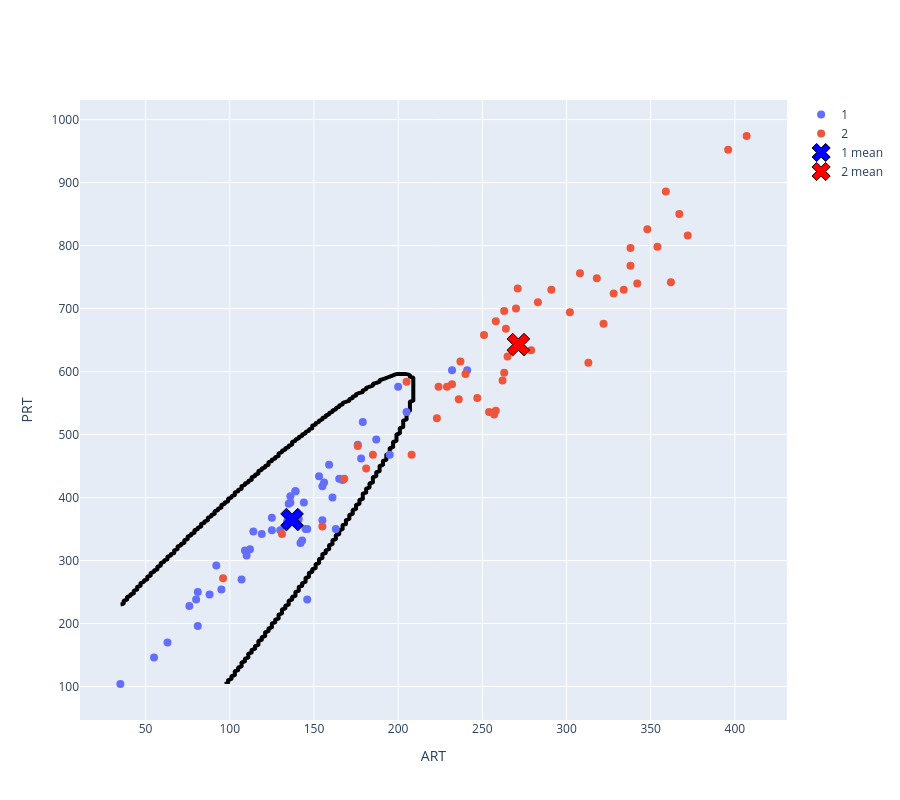
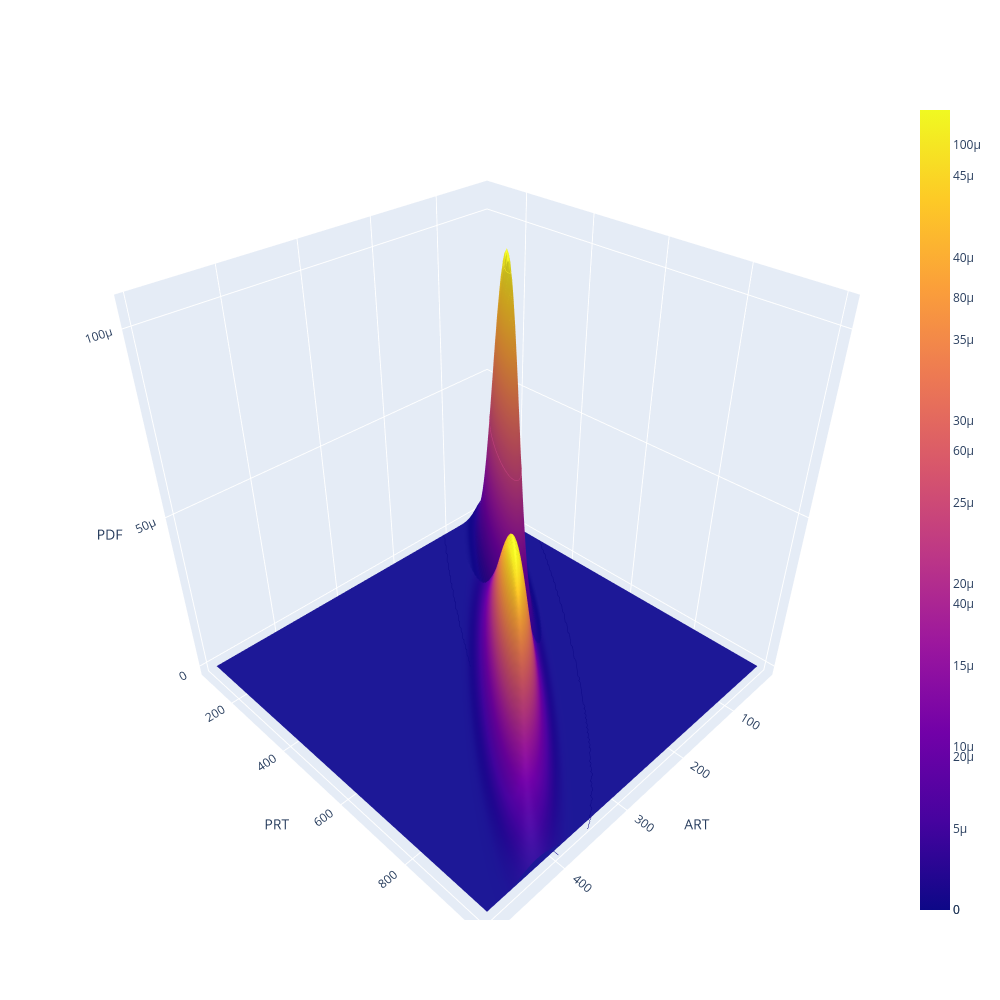

Notebook code for these charts, in order:
### Markdown cell above
# Bayes Classifier

### Code cell
import plotly.graph_objects as go
import numpy as np
import pandas as pd
import os
from sklearn import mixture


#Function to evaluate a gaussian PDF (probability density function) acourding to the mean and covariance provided as input
def pdfGauss(X, mean, cov):
    '''
    X: input data points for which we want to evaluate the Gaussian PDF.
    mean: the mean vector of the Gaussian distribution.
    cov: the covariance matrix of the Gaussian distribution.
    '''
    covInv = np.linalg.inv(cov)
    dim = cov.shape[0]
    val = np.array([])
    for i in range(X.shape[0]):
        dist = ((np.array([X[i,:]-mean]))@covInv@(np.array([X[i,:]-mean])).T).squeeze()
        val = np.append(val, np.exp(-0.5*dist)/((2*np.pi)**(dim/2)*np.linalg.det(cov)**0.5))
    return np.array([val]).T


#Fit bayes for the training data
def fitBayes(Xtr, ytr):
    ix1 = np.where(ytr==1)[0]
    ix2 = np.where(ytr==2)[0]

    #Compute priors
    Pw1 = ix1.shape[0]/(ix1.shape[0]+ix2.shape[0])
    Pw2 = ix2.shape[0]/(ix1.shape[0]+ix2.shape[0])

    # Estimate gaussian conditional PDFs --> fit two Gaussian Mixture Models with 1 component
    clf1 = mixture.GaussianMixture(n_components=1)
    clf2 = mixture.GaussianMixture(n_components=1)
    mod1 = clf1.fit(Xtr[ix1,:])
    mod2 = clf2.fit(Xtr[ix2,:])

    return {'mean1': mod1.means_.squeeze(), 'mean2': mod2.means_.squeeze(),
            'cov1': mod1.covariances_[0], 'cov2': mod2.covariances_[0],
            'Pw1': Pw1, 'Pw2': Pw2}


#Apply a trained bayes classifier - give the model output
def useBayes(Xte, model):
    '''
    Xte: input data points for which we want to predict the class labels.
    model: dictionary with the means, covariances and priors of each class.
    '''
    Pw1X = pdfGauss(Xte, model['mean1'], model['cov1'])*model['Pw1']
    Pw2X = pdfGauss(Xte, model['mean2'], model['cov2'])*model['Pw2']

    # Returns 1 where Pw1X > Pw2X and 2 otherwise
    return ((-np.sign(Pw1X-Pw2X))*0.5+1.5).squeeze()


def plotDecision(X, y, model, granularity=0.01, classContours=False, f1name="f1", f2name="f2"):
    #Identify class indexes
    ix1 = np.where(y==1)[0]
    ix2 = np.where(y==2)[0]

    #Create vectors for plotting
    xRange = np.arange(X[:,0].min(), X[:,0].max()+0.5, granularity)
    yRange = np.arange(X[:,1].min(), X[:,1].max(), granularity)

    Xp, Yp = np.meshgrid(xRange, yRange)
    XX = np.array([Xp.ravel(), Yp.ravel()]).T

    #Sample class one pdf, just to get contours
    Z1 = pdfGauss(XX, model['mean1'], model['cov1']).reshape(Xp.shape)
    #Sample class two pdf, just to get contours
    Z2 = pdfGauss(XX, model['mean2'], model['cov2']).reshape(Xp.shape)

    #Plot samples
    fig = go.Figure()
    fig.add_trace(go.Scatter(x=X[ix1,0], y=X[ix1,1], name='1'))
    fig.add_trace(go.Scatter(x=X[ix2,0], y=X[ix2,1], name='2'))
    fig.update_traces(marker=dict(size=8))

    #Plot means
    fig.add_trace(go.Scatter(x=np.array([model['mean1'][0]]), y=np.array([model['mean1'][1]]),
                             marker_size=20, marker_symbol='x', name='1 mean',
                             marker=dict(color="blue", line=dict(width=1, color='black'))))
    fig.add_trace(go.Scatter(x=np.array([model['mean2'][0]]), y=np.array([model['mean2'][1]]),
                             marker_size=20, marker_symbol='x', name='2 mean',
                             marker=dict(color="red", line=dict(width=1, color='black'))))
    fig.update_traces(mode='markers')

    #Compute Bayes decision for the grid
    yteP = np.zeros((yRange.shape[0], xRange.shape[0]))
    for i in range(xRange.shape[0]):
        for j in range(yRange.shape[0]):
            yteP[j,i] = useBayes(np.array([[xRange[i], yRange[j]]]), model)

    if classContours:
        fig.add_trace(go.Contour(z=Z1, x=xRange, y=yRange,
                                 contours_coloring='lines', line_width=1, showscale=False))
        fig.add_trace(go.Contour(z=Z2, x=xRange, y=yRange,
                                 contours_coloring='lines', line_width=1, showscale=False))

    #Add decision contour
    fig.add_trace(go.Contour(z=yteP, x=xRange, y=yRange, contours_coloring='lines',
                             name='Decision Boundary', colorscale='Greys',
                             line_width=4, showscale=False))
    fig.update_traces(ncontours=1, selector=dict(type='contour'))
    fig.update_xaxes(title_text=f1name)
    fig.update_yaxes(title_text=f2name)
    fig.update_layout(autosize=False, width=900, height=800)
    fig.show()


#--------------------------------------------------------------------------------------------
# Ler o ficheiro CSV: separador ';', decimal ',' e saltar a linha vazia (linha 2)
df = pd.read_csv(
    r"C:/Users/josem/OneDrive/Ambiente de Trabalho/Zé Miguel/UNIVERSIDADE/5ANO/Rodrigo_Jose/AC/datasets/CORK_STOPPERS.csv",
    sep=";",
    decimal=",",
    skiprows=[1]
)

# Selecionar as colunas pretendidas e remover linhas com valores em falta
CorkStopp = df[["C", "ART", "N.1", "PRT", "ARM", "PRM",
                "ARTG", "NG", "PRTG", "RAAR", "RAN"]].dropna().copy()

fnames = CorkStopp.columns[1:]

# Índices posicionais das amostras de cada classe (classes 1 e 2 para treino)
ixSuper = np.where(CorkStopp["C"].to_numpy() == 1)[0]
ixAverage = np.where(CorkStopp["C"].to_numpy() == 2)[0]

print("Dimensões do dataset:", CorkStopp.shape)
print("Features:", list(fnames))
print("Número de amostras da classe 1:", len(ixSuper))
print("Número de amostras da classe 2:", len(ixAverage))

#Extract features for training
ARTSup = CorkStopp['ART'].to_numpy()[ixSuper]
ARTAvg = CorkStopp['ART'].to_numpy()[ixAverage]

PRTSup = CorkStopp['PRT'].to_numpy()[ixSuper]
PRTAvg = CorkStopp['PRT'].to_numpy()[ixAverage]

X1 = np.array([ARTSup, PRTSup]).T
X2 = np.array([ARTAvg, PRTAvg]).T
XtrC = np.concatenate((X1, X2), axis=0)
ytrC = np.concatenate((CorkStopp['C'].to_numpy()[ixSuper],
                       CorkStopp['C'].to_numpy()[ixAverage]))

#Fit bayes to training
modelC = fitBayes(XtrC, ytrC)

#Evaluate on the training data
yp = useBayes(XtrC, modelC)

# Índices dentro de ytrC (e yp), que tem só as amostras de treino
ix1 = np.where(ytrC == 1)[0]
ix2 = np.where(ytrC == 2)[0]

TP = np.sum(yp[ix1] == 1)
FN = np.sum(yp[ix1] != 1)
TN = np.sum(yp[ix2] == 2)
FP = np.sum(yp[ix2] != 2)

SS = TP/(TP+FN)
SP = TN/(TN+FP)
PR = TP/(TP+FP)
F1 = 2*PR*SS/(PR+SS)
AC = (TN+TP)/(TP+TN+FP+FN)

print("Sensitivity(%)=" + str(SS*100))
print("Specificity(%)=" + str(SP*100))
print("Precision(%)=" + str(PR*100))
print("F1Score(%)=" + str(F1*100))
print("Accuracy(%)=" + str(AC*100))

#plot the decision plane
plotDecision(XtrC, ytrC, modelC, granularity=2, classContours=False, f1name="ART", f2name="PRT")

#Plot conditional PDFs as 3D surfaces
xp = np.arange(30, 500, 5)
yp_grid = np.arange(100, 1000, 5)
Xp, Yp = np.meshgrid(xp, yp_grid)
XX = np.array([Xp.ravel(), Yp.ravel()]).T

Z1 = pdfGauss(XX, modelC['mean1'], modelC['cov1']).reshape(Xp.shape)
Z2 = pdfGauss(XX, modelC['mean2'], modelC['cov2']).reshape(Xp.shape)

fig = go.Figure()
fig.add_trace(go.Surface(x=Xp, y=Yp, z=Z1))
fig.add_trace(go.Surface(x=Xp, y=Yp, z=Z2))
fig.update_traces(contours_z=dict(show=True, usecolormap=True,
                                  highlightcolor="limegreen", project_z=True))
fig.update_scenes(xaxis_title_text='ART', yaxis_title_text='PRT', zaxis_title_text='PDF')
fig.update_layout(autosize=False, width=1000, height=1000)
fig.show()

### Figure 1 — Plotly figure (JSON) as saved in the notebook; plotly's stock layout.template omitted (floating-point values rounded to 4 significant figures; data arrays with more than 128 entries replaced by an {"elided": "..."} marker saying what was removed)
{"data": [{"marker": {"size": 8}, "mode": "markers", "name": "1", "type": "scatter", "x": [81, 80, 81, 125, 146, 109, 161, 136, 156, 95, 163, 112, 130, 134, 167, 159, 195, 176, 141, 146, 142, 155, 200, 114, 178, 92, 165, 145, 63, 139, 139, 119, 107, 241, 143, 205, 144, 136, 35, 153, 135, 88, 76, 155, 232, 55, 110, 187, 125, 179], "y": [250, 238, 196, 368, 350, 316, 400, 402, 424, 254, 350, 318, 348, 362, 428, 452, 468, 484, 366, 238, 328, 418, 576, 346, 462, 292, 430, 350, 170, 410, 410, 342, 270, 602, 332, 536, 392, 392, 104, 434, 390, 246, 228, 364, 602, 146, 308, 492, 348, 520]}, {"marker": {"size": 8}, "mode": "markers", "name": "2", "type": "scatter", "x": [240, 224, 265, 232, 176, 229, 237, 155, 96, 279, 181, 263, 205, 302, 348, 185, 313, 257, 168, 338, 367, 223, 354, 131, 258, 262, 283, 407, 270, 291, 258, 247, 263, 318, 271, 359, 334, 251, 236, 254, 342, 372, 308, 362, 322, 396, 338, 208, 264, 328], "y": [596, 576, 624, 580, 482, 576, 616, 354, 272, 634, 446, 696, 584, 694, 826, 468, 614, 532, 430, 796, 850, 526, 798, 342, 538, 586, 710, 974, 700, 730, 680, 558, 598, 748, 732, 886, 730, 658, 556, 536, 740, 816, 756, 742, 676, 952, 768, 468, 668, 724]}, {"marker": {"color": "blue", "line": {"color": "black", "width": 1}, "size": 20, "symbol": "x"}, "mode": "markers", "name": "1 mean", "type": "scatter", "x": [137], "y": [365.0]}, {"marker": {"color": "red", "line": {"color": "black", "width": 1}, "size": 20, "symbol": "x"}, "mode": "markers", "name": "2 mean", "type": "scatter", "x": [271.4], "y": [642.8]}, {"colorscale": [[0, "rgb(255,255,255)"], [0.125, "rgb(240,240,240)"], [0.25, "rgb(217,217,217)"], [0.375, "rgb(189,189,189)"], [0.5, "rgb(150,150,150)"], [0.625, "rgb(115,115,115)"], [0.75, "rgb(82,82,82)"], [0.875, "rgb(37,37,37)"], [1, "rgb(0,0,0)"]], "contours": {"coloring": "lines"}, "line": {"width": 4}, "name": "Decision Boundary", "ncontours": 1, "showscale": false, "type": "contour", "x": {"elided": "187 int values"}, "y": {"elided": "435 int values"}, "z": {"elided": "435x187 int values"}}], "layout": {"autosize": false, "height": 800, "width": 900, "xaxis": {"title": {"text": "ART"}}, "yaxis": {"title": {"text": "PRT"}}}}

### Figure 2 — Plotly figure (JSON) as saved in the notebook; plotly's stock layout.template omitted (floating-point values rounded to 4 significant figures; data arrays with more than 128 entries replaced by an {"elided": "..."} marker saying what was removed)
{"data": [{"contours": {"z": {"highlightcolor": "limegreen", "project": {"z": true}, "show": true, "usecolormap": true}}, "type": "surface", "x": {"elided": "180x94 int values"}, "y": {"elided": "180x94 int values"}, "z": {"elided": "180x94 float values"}}, {"contours": {"z": {"highlightcolor": "limegreen", "project": {"z": true}, "show": true, "usecolormap": true}}, "type": "surface", "x": {"elided": "180x94 int values"}, "y": {"elided": "180x94 int values"}, "z": {"elided": "180x94 float values"}}], "layout": {"autosize": false, "height": 1000, "scene": {"xaxis": {"title": {"text": "ART"}}, "yaxis": {"title": {"text": "PRT"}}, "zaxis": {"title": {"text": "PDF"}}}, "width": 1000}}
